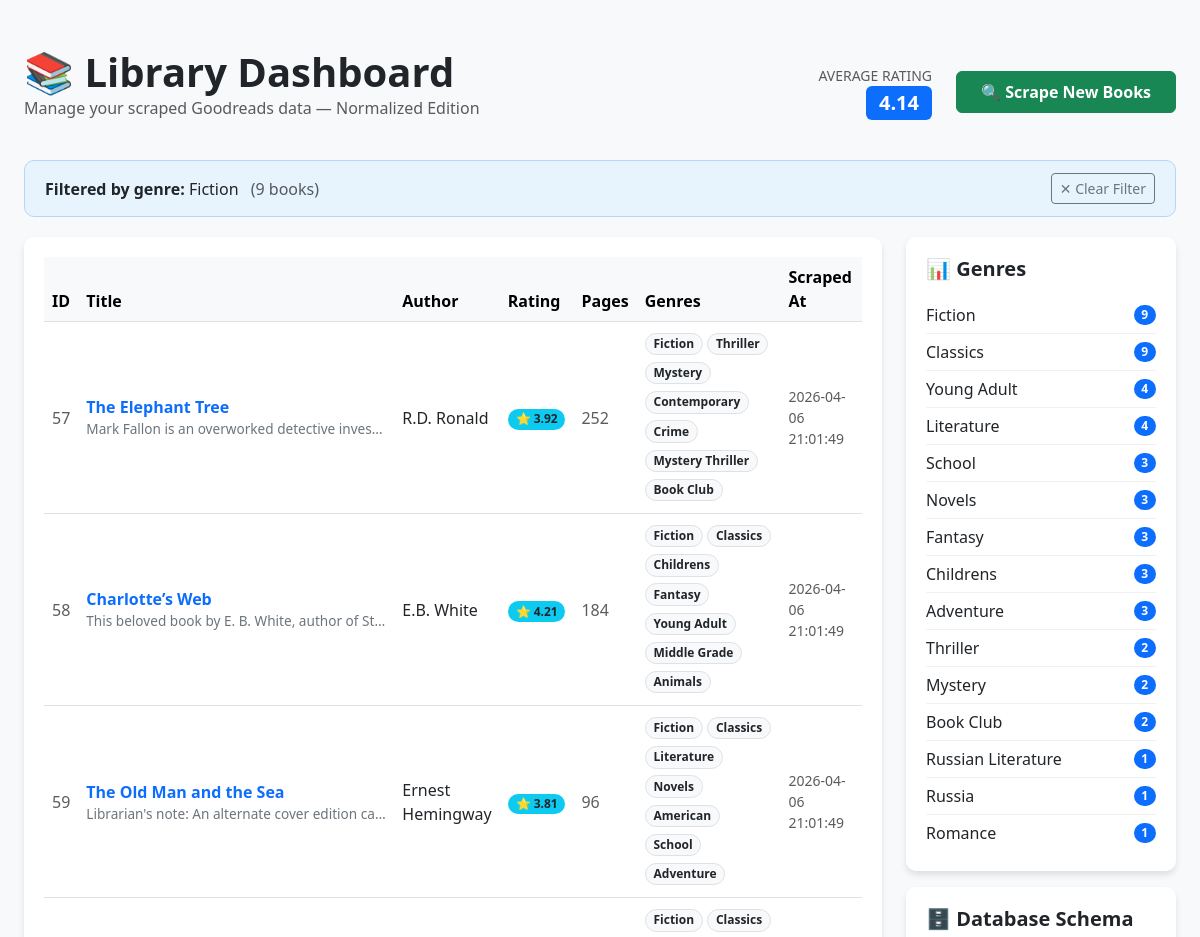
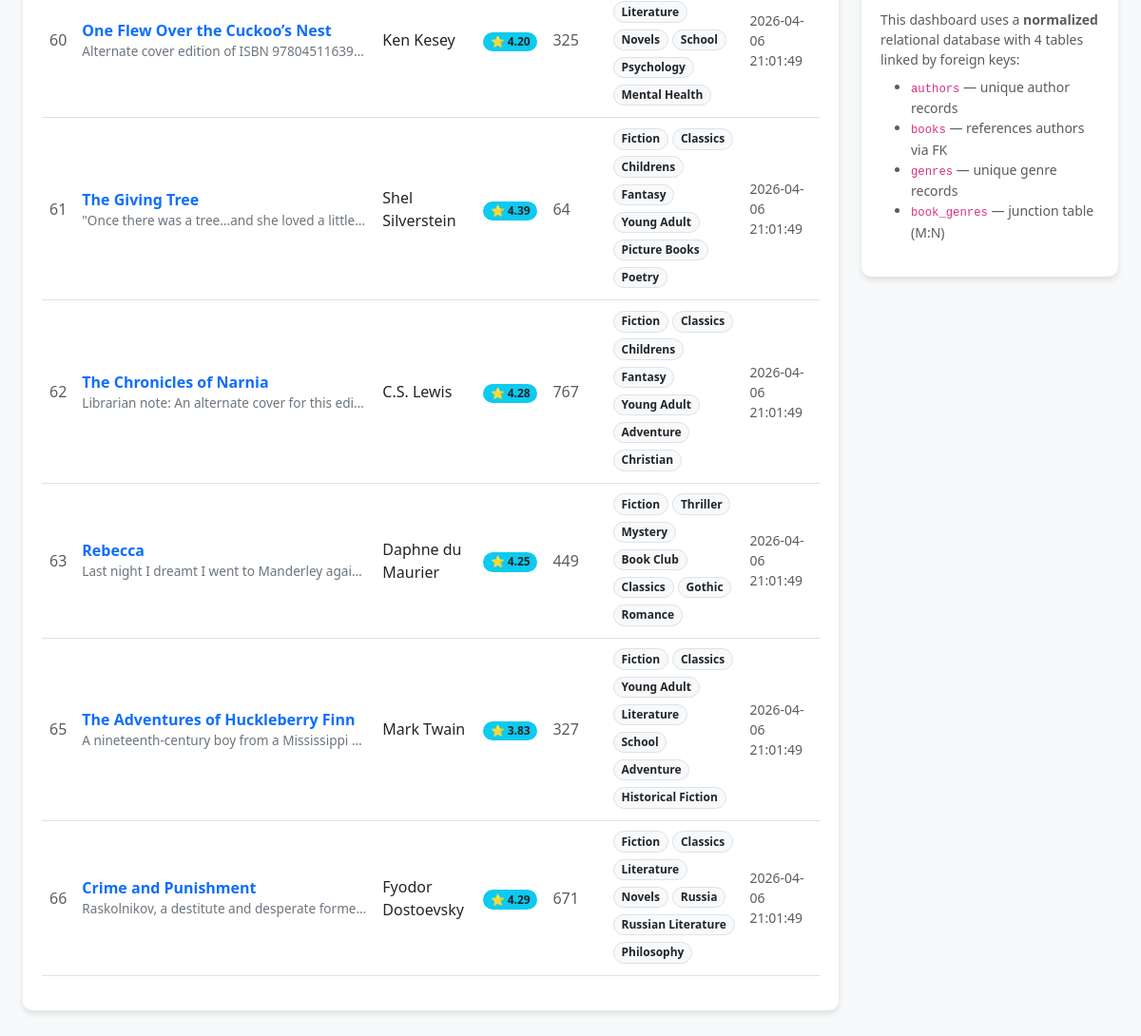
Page /genre/Fiction on the committed database (2 pictures, top to bottom).
### tables this page shows
CREATE TABLE genres (
            id INTEGER PRIMARY KEY AUTOINCREMENT,
            name TEXT NOT NULL UNIQUE
        );

CREATE TABLE books (
            id INTEGER PRIMARY KEY AUTOINCREMENT,
            title TEXT NOT NULL,
            
            author_id INTEGER NOT NULL,
            -- Instead of storing "Matt Haig" here, we store the NUMBER
            -- that represents Matt Haig in the authors table (e.g., 7).
            -- This is the core idea of normalization.
            
            rating TEXT,
            description TEXT DEFAULT '',
            page_count INTEGER,
            url TEXT UNIQUE,
            scraped_at TIMESTAMP DEFAULT CURRENT_TIMESTAMP,
            
            FOREIGN KEY (author_id) REFERENCES authors(id)
            -- This constraint tells SQLite: "author_id must be a valid
            -- id from the authors table. Don't let me insert garbage."
        );

CREATE TABLE authors (
            id INTEGER PRIMARY KEY AUTOINCREMENT,
            name TEXT NOT NULL UNIQUE
            -- UNIQUE: "Matt Haig" can only appear once in this table.
            -- If we try to INSERT a duplicate, SQLite will reject it
            -- (or we can use INSERT OR IGNORE to silently skip it).
        );

### app.py (the view)
@app.route('/genre/<genre_name>')
def books_by_genre(genre_name):
    books = get_books_by_genre(genre_name)
    avg_rating = get_average_rating()
    genre_stats = get_genre_stats()
    return render_template(
        'index.html',
        books=books,
        avg_rating=avg_rating,
        genre_stats=genre_stats,
        filter_type='genre',
        filter_value=genre_name
    )

### db.py (called while the page is built)
def get_genre_stats(db_name=DB_NAME):
    conn = sqlite3.connect(db_name)
    cursor = conn.cursor()
    cursor.execute('''
        SELECT g.name, COUNT(*) as book_count
        FROM genres g
        JOIN book_genres bg ON g.id = bg.genre_id
        GROUP BY g.name
        ORDER BY book_count DESC
    ''')
    stats = cursor.fetchall()
    conn.close()
    return stats

def get_average_rating(db_name=DB_NAME):
    conn = sqlite3.connect(db_name)
    cursor = conn.cursor()
    cursor.execute(
        'SELECT AVG(CAST(rating AS FLOAT)) FROM books WHERE rating != "N/A"'
    )
    result = cursor.fetchone()
    conn.close()
    return result[0] if result[0] else 0

### templates/index.html (shortened to what this page needs)
<!DOCTYPE html>
<html lang="en">
<head>
    <link href="https://cdn.jsdelivr.net/npm/bootstrap@5.3.0/dist/css/bootstrap.min.css" rel="stylesheet">
</head>
<body>
    <div class="container-fluid py-5 px-4">
        <div class="d-flex justify-content-between align-items-center mb-4">
            <div>
                <h1 class="fw-bold text-dark m-0">📚 Library Dashboard</h1>
                <p class="text-muted">Manage your scraped Goodreads data — Normalized Edition</p>
            </div>
            <div class="d-flex align-items-center">
                <div class="me-4 text-end">
                    <span class="text-muted small d-block">AVERAGE RATING</span>
                    <span class="badge bg-primary fs-5">{{ "%.2f"|format(avg_rating) }}</span>
                </div>
                <form action="{{ url_for('run_scraper') }}" method="POST">
                    <button type="submit" class="btn btn-success px-4 py-2 fw-bold">
                        🔍 Scrape New Books
                    </button>
                </form>
            </div>
        </div>
        {% if filter_type %}
        <div class="active-filter d-flex justify-content-between align-items-center">
            <div>
                <strong>Filtered by {{ filter_type }}:</strong> {{ filter_value }}
                <span class="text-muted ms-2">({{ books|length }} books)</span>
            </div>
            <a href="{{ url_for('index') }}" class="btn btn-outline-secondary btn-sm">✕ Clear Filter</a>
        </div>
        {% endif %}
        <div class="row">
            <div class="col-lg-9">
                <div class="table-container">
                    {% if books %}
                    <div class="table-responsive">
                        <table class="table table-hover align-middle">
                            <thead class="table-light">
                                <tr>
                                    <th style="width: 5%">ID</th>
                                    <th style="width: 25%">Title</th>
                                    <th style="width: 12%">Author</th>
                                    <th style="width: 7%">Rating</th>
                                    <th style="width: 7%">Pages</th>
                                    <th style="width: 22%">Genres</th>
                                    <th style="width: 12%">Scraped At</th>
                                    <th style="width: 10%" class="text-center">Actions</th>
                                </tr>
                            </thead>
                            <tbody>
                                {% for book in books %}
                                <tr>
                                    <td class="text-muted">{{ book[0] }}</td>
                                    <td>
                                        <a href="{{ book[4] }}" target="_blank" class="book-title">
                                            {{ book[1] }}
                                        </a>
                                        {% if book[6] %}
                                        <div class="description-preview" title="{{ book[6] }}">
                                            {{ book[6] }}
                                        </div>
                                        {% endif %}
                                    </td>
                                    <td>
                                        <a href="{{ url_for('books_by_author', author_name=book[2]) }}"
                                            class="author-link">
                                            {{ book[2] }}
                                        </a>
                                    </td>
                                    <td>
                                        <span class="badge rounded-pill bg-info text-dark">
                                            ⭐ {{ book[3] }}
                                        </span>
                                    </td>
                                    <td class="text-muted">
                                        {{ book[7] if book[7] else '—' }}
                                    </td>
                                    <td>
                                        {% if book[8] %}
                                        {% for genre in book[8].split(', ') %}
                                        <a href="{{ url_for('books_by_genre', genre_name=genre) }}"
                                            class="badge rounded-pill bg-light text-dark border genre-badge text-decoration-none mb-1">
                                            {{ genre }}
                                        </a>
                                        {% endfor %}
                                        {% else %}
                                        <span class="text-muted small">—</span>
                                        {% endif %}
                                    </td>
                                    <td class="text-muted small">{{ book[5] }}</td>
                                    <td class="text-center">
                                    </td>
                                </tr>
                                {% endfor %}
                            </tbody>
                        </table>
                    </div>
                    {% else %}
                    <div class="text-center py-5">
                        <h3 class="text-muted">Your library is empty.</h3>
                        <p>Click the green button above to start scraping!</p>
                    </div>
                    {% endif %}
                </div>
            </div>
            <div class="col-lg-3">
                <div class="sidebar-card">
                    <h5 class="fw-bold mb-3">📊 Genres</h5>
                    {% if genre_stats %}
                    <div>
                        {% for genre in genre_stats[:15] %}
                        <a href="{{ url_for('books_by_genre', genre_name=genre[0]) }}" class="genre-list-item">
                            <span>{{ genre[0] }}</span>
                            <span class="badge bg-primary rounded-pill">{{ genre[1] }}</span>
                        </a>
                        {% endfor %}
                    </div>
                    {% else %}
                    <p class="text-muted small">
                        No genres yet. Scrape some books to populate this!
                    </p>
                    {% endif %}
                </div>
                <div class="sidebar-card mt-3">
                    <h5 class="fw-bold mb-3">🗄️ Database Schema</h5>
                    <p class="text-muted small mb-2">
                        This dashboard uses a <strong>normalized</strong> relational database
                        with 4 tables linked by foreign keys:
                    </p>
                    <ul class="small text-muted">
                        <li><code>authors</code> — unique author records</li>
                        <li><code>books</code> — references authors via FK</li>
                        <li><code>genres</code> — unique genre records</li>
                        <li><code>book_genres</code> — junction table (M:N)</li>
                    </ul>
                </div>
            </div>
        </div>
    </div>
</body>
</html>

### templates/index.html (style rules this page uses)
body { background-color: #f8f9fa; }
.table-container { background: white; border-radius: 10px; padding: 20px; box-shadow: 0 4px 6px rgba(0, 0, 0, 0.1); }
.book-title { font-weight: 600; color: #0d6efd; text-decoration: none; }
.genre-badge { font-size: 0.75rem; cursor: pointer; transition: transform 0.15s ease; }
.author-link { color: inherit; text-decoration: none; }
.sidebar-card { background: white; border-radius: 10px; padding: 20px; box-shadow: 0 4px 6px rgba(0, 0, 0, 0.1); }
.genre-list-item { display: flex; justify-content: space-between; align-items: center; padding: 6px 0; border-bottom: 1px solid #f0f0f0; text-decoration: none; color: inherit; }
.genre-list-item:last-child { border-bottom: none; }
.description-preview { font-size: 0.85rem; color: #6c757d; max-width: 300px; white-space: nowrap; overflow: hidden; text-overflow: ellipsis; }
.active-filter { background: #e8f4fd; border: 1px solid #b6d4fe; border-radius: 10px; padding: 12px 20px; margin-bottom: 20px; }

### rows in the picture
genres: name "Fiction", genre "9"
books: id "57", title "The Elephant Tree", description "Mark Fallon is an overworked detective inves…", name "R.D. Ronald", rating "3.92", page_count "252", scraped_at "2026-04-06 21:01:49"
genres: name "Thriller", genre "2"
genres: name "Mystery", genre "2"
genres: name "Contemporary"
genres: name "Crime"
genres: name "Mystery Thriller"
genres: name "Book Club", genre "2"
books: id "58", title "Charlotte’s Web", description "This beloved book by E. B. White, author of St…", name "E.B. White", rating "4.21", page_count "184", scraped_at "2026-04-06 21:01:49"
genres: name "Classics", genre "9"
genres: name "Childrens", genre "3"
genres: name "Fantasy", genre "3"
genres: name "Young Adult", genre "4"
genres: name "Middle Grade"
genres: name "Animals"
books: id "59", title "The Old Man and the Sea", description "Librarian's note: An alternate cover edition ca…", name "Ernest Hemingway", rating "3.81", page_count "96", scraped_at "2026-04-06 21:01:49"
genres: name "Literature", genre "4"
genres: name "Novels", genre "3"
genres: name "American"
genres: name "School", genre "3"
genres: name "Adventure", genre "3"
books: id "60", title "One Flew Over the Cuckoo’s Nest", description "Alternate cover edition of ISBN 97804511639…", name "Ken Kesey", rating "4.20", page_count "325", scraped_at "2026-04-06 21:01:49"
genres: name "Psychology"
genres: name "Mental Health"
books: id "61", title "The Giving Tree", description "\"Once there was a tree...and she loved a little…", name "Shel Silverstein", rating "4.39", page_count "64", scraped_at "2026-04-06 21:01:49"
genres: name "Picture Books"
genres: name "Poetry"
books: id "62", title "The Chronicles of Narnia", description "Librarian note: An alternate cover for this edi…", name "C.S. Lewis", rating "4.28", page_count "767", scraped_at "2026-04-06 21:01:49"
genres: name "Christian"
books: id "63", title "Rebecca", description "Last night I dreamt I went to Manderley agai…", name "Daphne du Maurier", rating "4.25", page_count "449", scraped_at "2026-04-06 21:01:49"
genres: name "Gothic"
genres: name "Romance", genre "1"
books: id "65", title "The Adventures of Huckleberry Finn", description "A nineteenth-century boy from a Mississippi…", name "Mark Twain", rating "3.83", page_count "327", scraped_at "2026-04-06 21:01:49"
genres: name "Historical Fiction"
books: id "66", title "Crime and Punishment", description "Raskolnikov, a destitute and desperate forme…", name "Fyodor Dostoevsky", rating "4.29", page_count "671", scraped_at "2026-04-06 21:01:49"
genres: name "Russia", genre "1"
genres: name "Russian Literature", genre "1"
genres: name "Philosophy"

### other values in the picture
{{ "%.2f"|format(avg_rating) }} "4.14"
{{ filter_type }} "genre"
{{ books|length }} "9"
